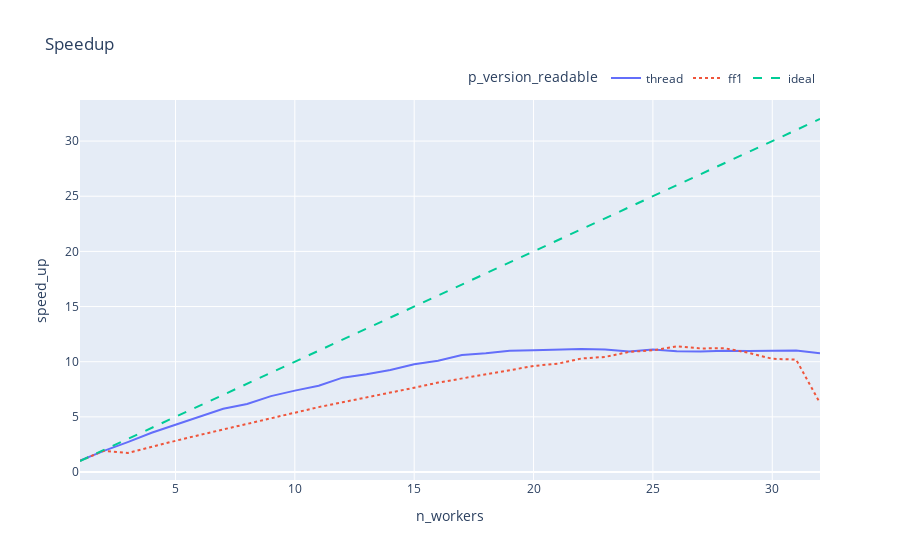

Here is the notebook cell this chart was saved with:
### Markdown cell above
#### Fast Flow - Thread (comparison)

### Code cell
fastflow_filter = (mean_time_df['p_version_readable'] == "ff1") | (mean_time_df['p_version'] == 1) | (mean_time_df['p_version'] == 4)
fig = px.line(mean_time_df[fastflow_filter], x="n_workers", y="speed_up",color='p_version_readable', title="Speedup", line_dash='p_version_readable', ) 
fig.update_layout(legend=dict(
    orientation="h",
    yanchor="bottom",
    y=1.02,
    xanchor="right",
    x=1
))
fig.show()

### Figure 1 — Plotly figure (JSON) as saved in the notebook; plotly's stock layout.template omitted (floating-point values rounded to 4 significant figures)
{"data": [{"hovertemplate": "p_version_readable=thread<br>n_workers=%{x}<br>speed_up=%{y}<extra></extra>", "legendgroup": "thread", "line": {"color": "#636efa", "dash": "solid"}, "marker": {"symbol": "circle"}, "mode": "lines", "name": "thread", "orientation": "v", "showlegend": true, "type": "scatter", "x": [1, 2, 3, 4, 5, 6, 7, 8, 9, 10, 11, 12, 13, 14, 15, 16, 17, 18, 19, 20, 21, 22, 23, 24, 25, 26, 27, 28, 29, 30, 31, 32], "xaxis": "x", "y": [1.045, 1.921, 2.716, 3.56, 4.288, 5.03, 5.739, 6.167, 6.882, 7.378, 7.815, 8.554, 8.859, 9.242, 9.765, 10.09, 10.61, 10.76, 10.98, 11.03, 11.07, 11.16, 11.11, 10.92, 11.12, 10.94, 10.93, 10.99, 10.98, 10.97, 11.02, 10.76], "yaxis": "y"}, {"hovertemplate": "p_version_readable=ff1<br>n_workers=%{x}<br>speed_up=%{y}<extra></extra>", "legendgroup": "ff1", "line": {"color": "#EF553B", "dash": "dot"}, "marker": {"symbol": "circle"}, "mode": "lines", "name": "ff1", "orientation": "v", "showlegend": true, "type": "scatter", "x": [1, 2, 3, 4, 5, 6, 7, 8, 9, 10, 11, 12, 13, 14, 15, 16, 17, 18, 19, 20, 21, 22, 23, 24, 25, 26, 27, 28, 29, 30, 31, 32], "xaxis": "x", "y": [1.013, 1.929, 1.725, 2.291, 2.83, 3.35, 3.851, 4.399, 4.874, 5.392, 5.885, 6.326, 6.745, 7.203, 7.64, 8.107, 8.459, 8.875, 9.227, 9.618, 9.817, 10.29, 10.43, 10.88, 11.04, 11.39, 11.2, 11.23, 10.81, 10.26, 10.19, 6.254], "yaxis": "y"}, {"hovertemplate": "p_version_readable=ideal<br>n_workers=%{x}<br>speed_up=%{y}<extra></extra>", "legendgroup": "ideal", "line": {"color": "#00cc96", "dash": "dash"}, "marker": {"symbol": "circle"}, "mode": "lines", "name": "ideal", "orientation": "v", "showlegend": true, "type": "scatter", "x": [1, 2, 3, 4, 5, 6, 7, 8, 9, 10, 11, 12, 13, 14, 15, 16, 17, 18, 19, 20, 21, 22, 23, 24, 25, 26, 27, 28, 29, 30, 31, 32], "xaxis": "x", "y": [1, 2, 3, 4, 5, 6, 7, 8, 9, 10, 11, 12, 13, 14, 15, 16, 17, 18, 19, 20, 21, 22, 23, 24, 25, 26, 27, 28, 29, 30, 31, 32], "yaxis": "y"}], "layout": {"legend": {"orientation": "h", "title": {"text": "p_version_readable"}, "tracegroupgap": 0, "x": 1, "xanchor": "right", "y": 1.02, "yanchor": "bottom"}, "title": {"text": "Speedup"}, "xaxis": {"anchor": "y", "domain": [0, 1], "title": {"text": "n_workers"}}, "yaxis": {"anchor": "x", "domain": [0, 1], "title": {"text": "speed_up"}}}}
